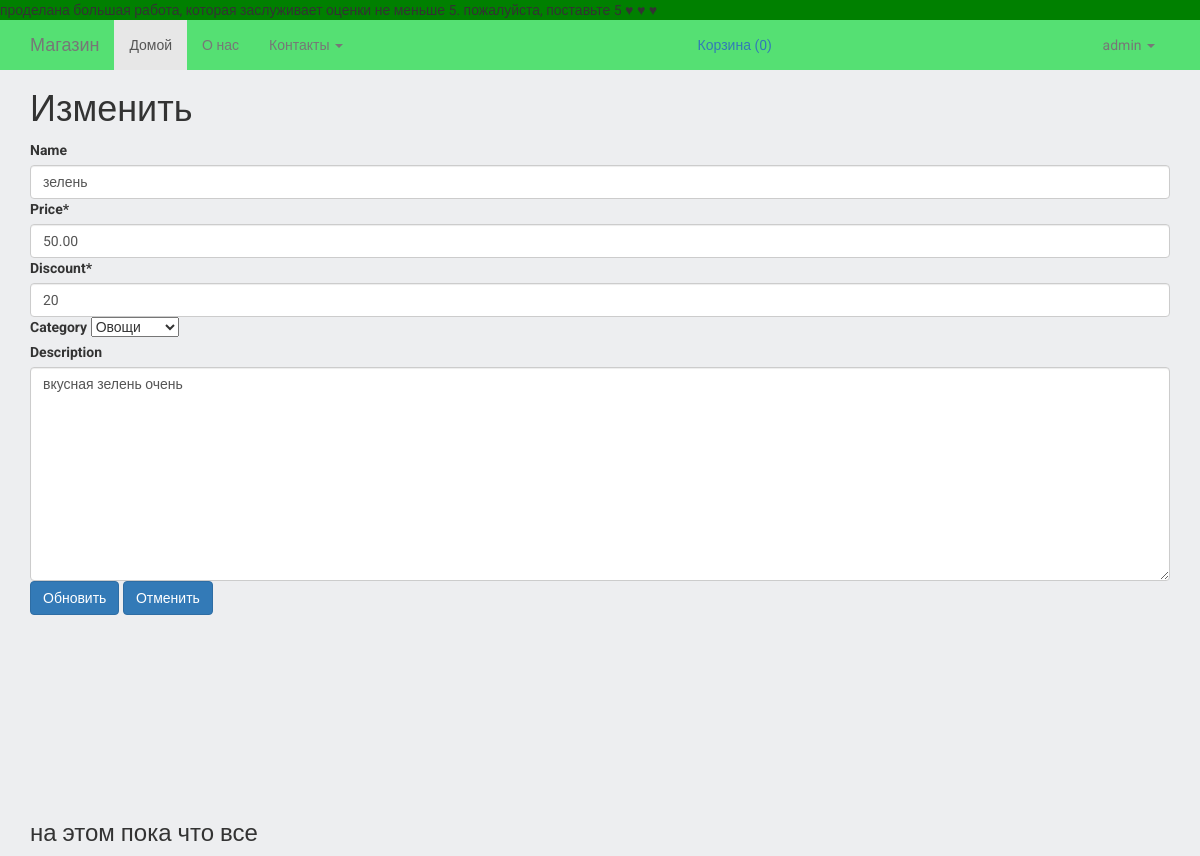
The app's page /admin1/products/2/update (signed in) with its own data.
### products/models.py (models this page shows, shortened)
class Product(models.Model):
    name = models.CharField(max_length=64, blank=True, null=True, default=None)
    price = models.DecimalField(max_digits=10, decimal_places=2, default=0)
    discount = models.IntegerField(default=0)
    category = models.ForeignKey(ProductCategory, blank=True, null=True, default=None, on_delete=models.CASCADE)
    short_description = models.TextField(blank=True, null=True, default=None)
    description = models.TextField(blank=True, null=True, default=None)
    is_active = models.BooleanField(default=True)
    created = models.DateTimeField(auto_now_add=True, auto_now=False)
    updated = models.DateTimeField(auto_now_add=False, auto_now=True)
    class Meta:
        verbose_name = 'Товар'
        verbose_name_plural = 'Товары'

class ProductCategory(models.Model):
    name = models.CharField(max_length=64, blank=True, null=True, default=None)
    is_active = models.BooleanField(default=True)
    def __str__(self):
        return "%s" % self.name
    class Meta:
        verbose_name = 'Категория товара'
        verbose_name_plural = 'Категория товаров'

### myAdmin/views.py (the view)
# urls.py: path('products/<int:pk>/update', views.AdminUpdateProducts.as_view(), name='adminArticlesUpdate'),
class AdminUpdateProducts(AdminFacade.admin_update_products()):
    template_name = 'admin/product_update.html'
    model = Product
    fields = ['name', 'price', 'discount', 'category', 'description']

### orders/context_processors.py (called while the page is built)
def getting_basket_info(request):
    session_key = request.session.session_key
    if not session_key:
        request.session["session_key"] = 123
        request.session.cycle_key()
    products_in_basket = ProductInBasket.objects.filter(session_key=session_key, is_active=True, order__isnull=True)
    products_total_nmb = products_in_basket.count()
    return locals()

### templates/admin/product_update.html (shortened to what this page needs)
{% extends 'base.html' %}
{% load crispy_forms_tags %}
{% block content %}
{% if user.is_superuser%}
<div class = 'container'>
    <h1>Изменить</h1>
    <form action="" method="post"> {% csrf_token %}
        {{ form|crispy }}
        <button class="btn btn-primary" type="submit">Обновить</button>
        <button class = 'btn btn-primary' type='reset'>Отменить</button>
    </form>
   </div>
{% endif %}
{% endblock %}

### templates/navbar.html (shortened to what this page needs)
<nav class="navbar navbar-default navbar-top">
    проделана большая работа, которая заслуживает оценки не меньше 5. пожалуйста, поставьте 5 ♥ ♥ ♥
</nav>
<nav class="navbar navbar-default navbar-main">
  <div class="container">
    <div class="navbar-header">
      <span class="navbar-brand">Магазин</span>
    </div>
    <div id="navbar" class="navbar-collapse collapse">
      <ul class="nav navbar-nav" >
        <li class="active"><a href="/">Домой</a></li>
        <li><a href="{% url 'aboutUs' %}">О нас</a></li>
        <li class="dropdown">
          <a href="#" class="dropdown-toggle" data-toggle="dropdown" role="button" aria-haspopup="true" aria-expanded="false">Контакты <span class="caret"></span></a>
        </li>
      </ul>
      <ul class="nav navbar-nav navbar-right">
        <li>
            <div class="basket-container">
                <a href="">Корзина <span id="basket_total_nmb">
                    {% if products_total_nmb %}
                        ({{ products_total_nmb }})
                    {% else %}
                        (0)
                    {% endif %}
                </span></a>
            </div>
        </li>
        {% if user.is_authenticated %}
        <li class="dropdown">
          <a href="#" class="dropdown-toggle" data-toggle="dropdown" role="button" aria-haspopup="true" aria-expanded="false">
            {{ user.username }} <span class="caret"></span>
          </a>
        </li>
      {% else %}
          <li><a href="{% url 'account_login' %}" class="btn btn-outline-secondary scale-item me-2">Войти</a></li>
          <li><a href="{% url 'signup' %}" class="btn btn-outline-secondary scale-item">Регистрация</a></li>
      {% endif %}
      </ul>
    </div>
  </div>
</nav>

### static/static_dev/css/style.css (style rules this page uses)
html, body { height: 100%; max-height: 100%; font-family: 'Roboto', sans-serif; background-color: #edeef0; }
.navbar { margin-bottom: 0; }
.navbar-top { min-height: 10px; height: 20px; background-color: green; border: none; border-radius: 0; }
.navbar-main { background-color: #55e073; border: none; border-radius: 0; }
.basket-container { position: relative; width: 400px; padding: 15px 10px; }

### records on screen
Product: name "зелень", price "50.00", discount "20", category "Овощи", description "вкусная зелень очень"

### other values on screen
{{ user.username }} "admin"
